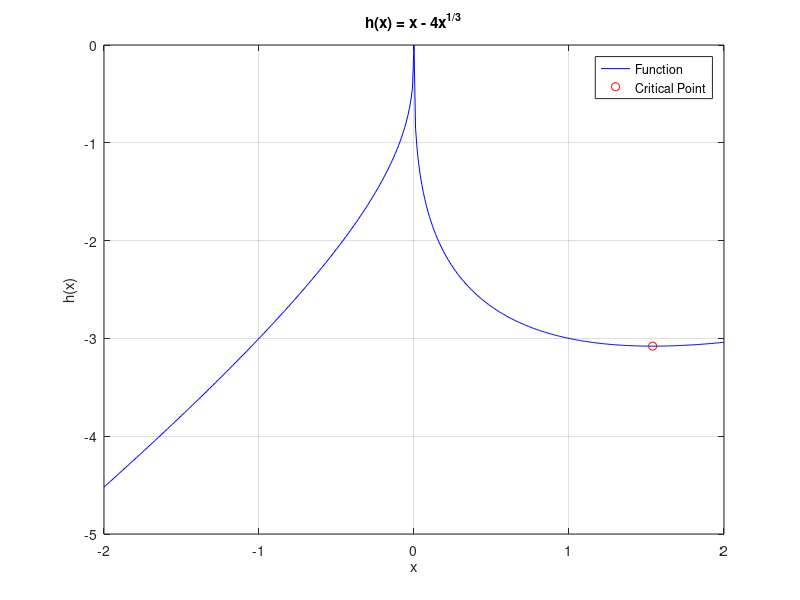

Here is the MATLAB script that generated this plot:
% Define the simplified function: h(x) = x - 4x^(1/3)
h = @(x) x - 4*x.^(1/3);

% Create x values (-2 to 2)
x = -2:0.01:2;

% Basic plot
plot(x, h(x), 'b-')
grid on
title('h(x) = x - 4x^{1/3}')
xlabel('x'), ylabel('h(x)')

% Find critical point
crit_point = (4/3)^(3/2);  % Solved analytically
disp(['Critical point at x = ', num2str(crit_point)])

% Mark critical point
hold on
plot(crit_point, h(crit_point), 'ro')
legend('Function', 'Critical Point')
